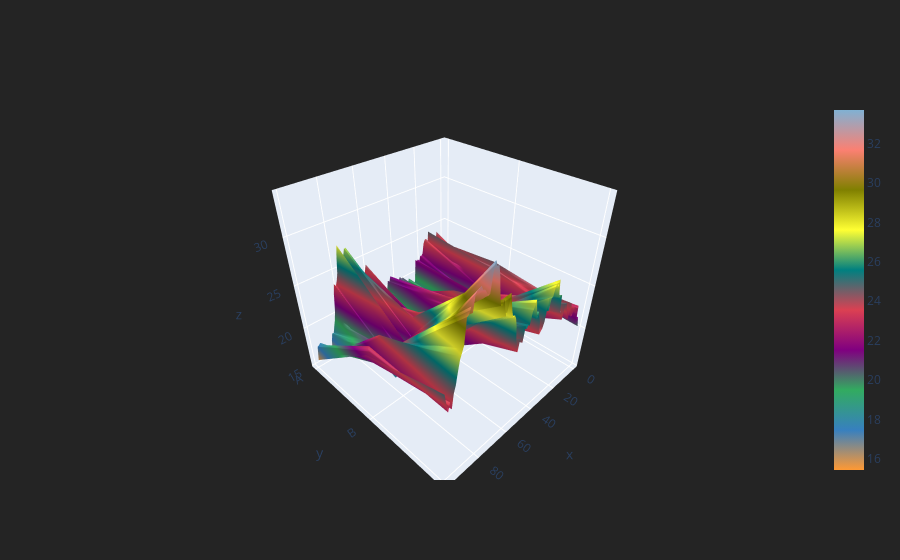

This figure's notebook cell:
### Code cell
df.iplot(kind= 'surface')

### Figure 1 — Plotly figure (JSON) as saved in the notebook; plotly's stock layout.template omitted (floating-point values rounded to 4 significant figures; data arrays with more than 128 entries replaced by an {"elided": "..."} marker saying what was removed)
{"data": [{"colorscale": [[0, "rgb(255, 153, 51)"], [0.1111, "rgb(55, 128, 191)"], [0.2222, "rgb(50, 171, 96)"], [0.3333, "rgb(128, 0, 128)"], [0.4444, "rgb(219, 64, 82)"], [0.5556, "rgb(0, 128, 128)"], [0.6667, "rgb(255, 255, 51)"], [0.7778, "rgb(128, 128, 0)"], [0.8889, "rgb(251, 128, 114)"], [1, "rgb(128, 177, 211)"]], "type": "surface", "x": [0, 1, 2, 3, 4, 5, 6, 7, 8, 9, 10, 11, 12, 13, 14, 15, 16, 17, 18, 19, 20, 21, 22, 23, 24, 25, 26, 27, 28, 29, 30, 31, 32, 33, 34, 35, 36, 37, 38, 39, 40, 41, 42, 43, 44, 45, 46, 47, 48, 49, 50, 51, 52, 53, 54, 55, 56, 57, 58, 59, 60, 61, 62, 63, 64, 65, 66, 67, 68, 69, 70, 71, 72, 73, 74, 75, 76, 77, 78, 79, 80, 81, 82, 83, 84, 85, 86, 87, 88, 89, 90, 91, 92, 93, 94, 95, 96, 97, 98, 99], "y": ["A", "B", "C"], "z": {"elided": "3x100 float values"}}], "layout": {"legend": {"bgcolor": "#242424", "font": {"color": "#F4F4F4"}}, "paper_bgcolor": "#242424", "plot_bgcolor": "#242424", "title": {"font": {"color": "#F4F4F4"}}, "xaxis": {"gridcolor": "#343434", "showgrid": true, "tickfont": {"color": "#A4A4A4"}, "title": {"font": {"color": "#A4A4A4"}, "text": ""}, "zerolinecolor": "#444444"}, "yaxis": {"gridcolor": "#343434", "showgrid": true, "tickfont": {"color": "#A4A4A4"}, "title": {"font": {"color": "#A4A4A4"}, "text": ""}, "zerolinecolor": "#444444"}}}
